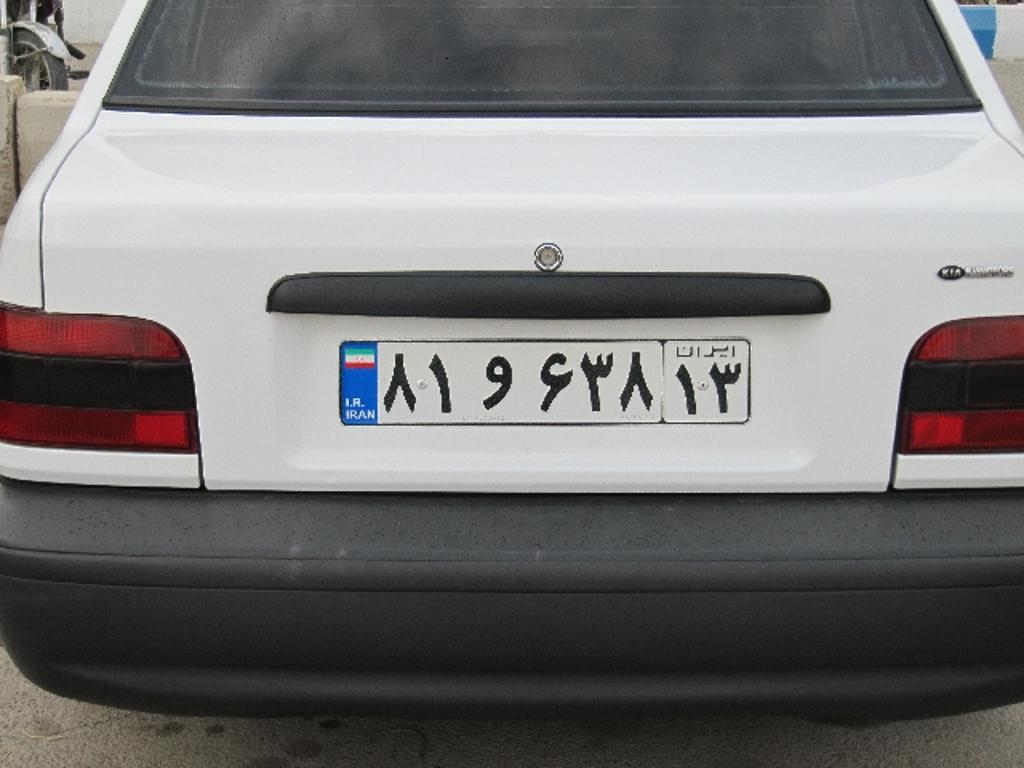
#> input picture dataset/1.jpg, 1024 x 768 px; its folder holds only this picture in this run
$ python plate_detection.py
#> lines starting #> are read from the running program, lines starting #| are printed output that depends on the picture; after the words box and inside, x2 and y2 are one past the last pixel; in counts of white or black regions, pixels touching at a corner belong together
import cv2
import imutils
import numpy as np

# loop over the dataset images
for i in range(1, 20):
    # read and resize image
    img = cv2.imread(f'dataset/{i}.jpg')
#> img is the input picture: shape (768, 1024, 3); mean B, G, R 117.7, 117.5, 118.8
    img = imutils.resize(img, width=800)
#> img: shape (600, 800, 3)
    # convert to grey scale
    gray = cv2.cvtColor(img, cv2.COLOR_BGR2GRAY)
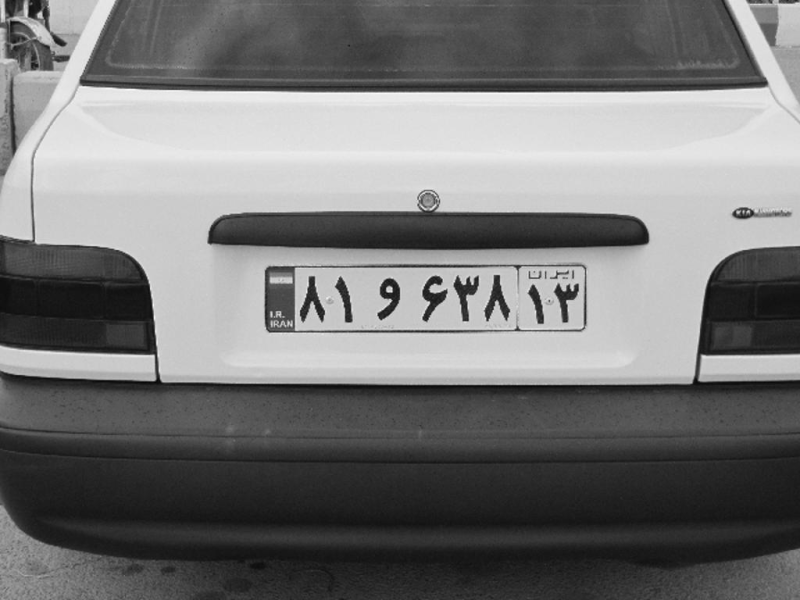
#> gray: shape (600, 800); min 6, max 250, mean 117.9
    # apply a blur to make contours more thick
    filtered = cv2.GaussianBlur(gray, (5, 5), 0)
    # perform canny edge detection
    edged = cv2.Canny(filtered, 10, 100)
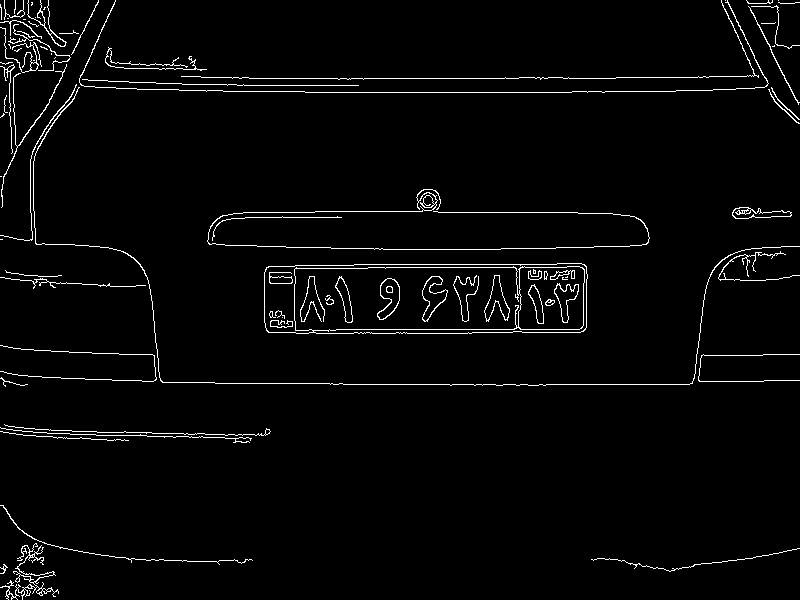
#> edged: shape (600, 800); 2.7% white in thin lines or dots
    # find coutours on edge detected image
    contours, hir = cv2.findContours(edged.copy(), cv2.RETR_TREE, cv2.CHAIN_APPROX_SIMPLE)
#> contours = 124 contours, 70 with area under 20; largest, box (x1, y1, x2, y2) and area: (264, 263, 588, 334) 21908, (294, 267, 522, 331) 13807, (264, 263, 588, 334) 4084, (518, 266, 585, 330) 3978, (377, 278, 400, 320) 544; hir = 124 rows, first 6: [2, -1, 1, -1], [-1, -1, -1, 0], [3, 0, -1, -1], [14, 2, 4, -1], [5, -1, -1, 3], [6, 4, -1, 3]
    # sort contours by their area size so we search in biggest shapres first
    contours = sorted(contours, key=cv2.contourArea, reverse=True)

    plate = False
    # loop over our contours
    for c in contours:
        # approximate the contour
        perimeter = cv2.arcLength(c, True)
        approx = cv2.approxPolyDP(c, 0.01 * perimeter, True)
        # if our approximated contour has four points
        # and have big enough area, then
        # we can assume that we have found license plate
        if len(approx) == 4 and cv2.contourArea(c) > 1000:
            x, y, w, h = cv2.boundingRect(c)
            if 2.5 < w / h < 4.1:
                plate = True
                cv2.drawContours(img, c, -1, (0, 255, 0), 3)
                cv2.rectangle(img, (x, y), (x + w, y + h), (0, 255, 0), 3)
                break
#> this loop made 124 passes
#> perimeter on passes 1 to 12: 783.6, 656.4, 1548.8, 252.8, 121.6, 156.3, 119.3, 158.2, 152.5, 152.2, 136.3, 143.3
#> (perimeter, approx) on passes 34, 48, 52, 57: (238.8, [[748, 6], [798, 104]]), (571.5, [[4, 424], [270, 431]]), (1368.1, [[758, 77], [721, 0], [753, 76], [181, 76]]), (130.4, [[98, 0], [71, 54]])

    # if we still could'nt find the plate we keep looking with some diffrent rules
    if not plate:
        for c in contours:
            perimeter = cv2.arcLength(c, True)
            approx = cv2.approxPolyDP(c, 0.01 * perimeter, True)
            # if our approximated contour has more than four points
            # then we check for its radio and if its between 2.5 and 4.5
            # we could use that as plate (but its not accurate and needs work)
            if len(approx) >= 4:
                x, y, w, h = cv2.boundingRect(c)
                if 2.5 < w / h < 4.5 and 10000 <= (w * h):
                    # b, g, r = cv2.split(img[y:y + h, x - 20:x])
                    plate = True
                    cv2.drawContours(img, c, -1, (0, 255, 0), 1)
                    cv2.rectangle(img, (x, y), (x + w, y + h), (0, 255, 0), 3)
                    break
#> this loop made 2 passes
#> (perimeter, x, y, w, h, plate) on pass 2: (656.4, 294, 267, 228, 64, True)
#> (perimeter, x, y, w, h) on pass 1: (783.6, 264, 263, 324, 71)
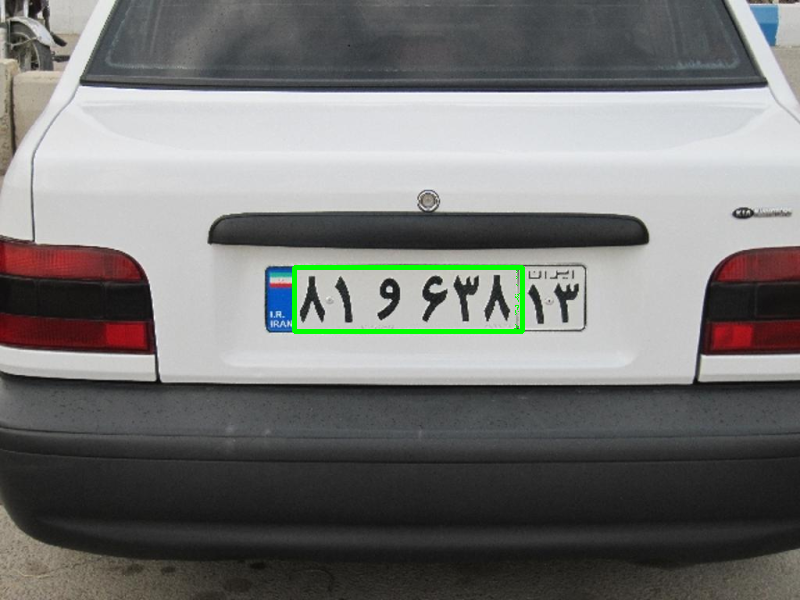
#> img: shape (600, 800, 3); mean B, G, R 116.8, 118.1, 118

    # show the plate image
    cv2.imshow('image', img)
    cv2.imshow('edged', edged)

    # if we found any plates then crop and save that part
    if plate:
        cropped = img[y+10:y+h-10, x+10:x+w-10]
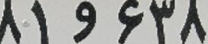
#> cropped: shape (44, 208, 3); mean B, G, R 150.2, 152.8, 152.1
#> (the run stopped early here; a loop or call above may not have finished)
